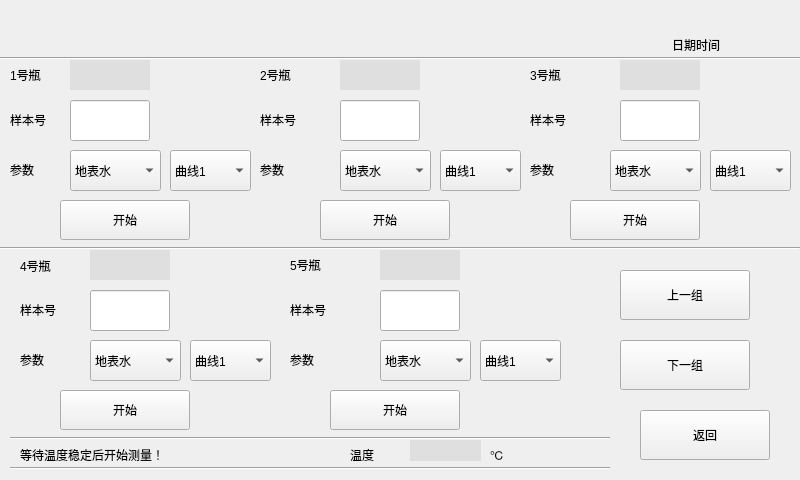
<?xml version="1.0" encoding="UTF-8"?>
<ui version="4.0">
 <class>Testing</class>
 <widget class="QWidget" name="Testing">
  <property name="geometry">
   <rect>
    <x>0</x>
    <y>0</y>
    <width>800</width>
    <height>480</height>
   </rect>
  </property>
  <property name="windowTitle">
   <string>Form</string>
  </property>
  <widget class="QLabel" name="leDataTime">
   <property name="geometry">
    <rect>
     <x>450</x>
     <y>30</y>
     <width>270</width>
     <height>30</height>
    </rect>
   </property>
   <property name="text">
    <string>日期时间</string>
   </property>
   <property name="alignment">
    <set>Qt::AlignRight|Qt::AlignTrailing|Qt::AlignVCenter</set>
   </property>
  </widget>
  <widget class="Line" name="line">
   <property name="geometry">
    <rect>
     <x>0</x>
     <y>50</y>
     <width>801</width>
     <height>16</height>
    </rect>
   </property>
   <property name="orientation">
    <enum>Qt::Horizontal</enum>
   </property>
  </widget>
  <widget class="QLabel" name="lbSampleText1">
   <property name="geometry">
    <rect>
     <x>10</x>
     <y>100</y>
     <width>50</width>
     <height>40</height>
    </rect>
   </property>
   <property name="text">
    <string>样本号</string>
   </property>
  </widget>
  <widget class="QLineEdit" name="leSampleNo1">
   <property name="geometry">
    <rect>
     <x>70</x>
     <y>100</y>
     <width>80</width>
     <height>41</height>
    </rect>
   </property>
   <property name="alignment">
    <set>Qt::AlignCenter</set>
   </property>
  </widget>
  <widget class="Line" name="line_2">
   <property name="geometry">
    <rect>
     <x>10</x>
     <y>430</y>
     <width>600</width>
     <height>16</height>
    </rect>
   </property>
   <property name="orientation">
    <enum>Qt::Horizontal</enum>
   </property>
  </widget>
  <widget class="Line" name="line_3">
   <property name="geometry">
    <rect>
     <x>10</x>
     <y>460</y>
     <width>600</width>
     <height>16</height>
    </rect>
   </property>
   <property name="orientation">
    <enum>Qt::Horizontal</enum>
   </property>
  </widget>
  <widget class="QPushButton" name="pbExit">
   <property name="geometry">
    <rect>
     <x>640</x>
     <y>410</y>
     <width>130</width>
     <height>50</height>
    </rect>
   </property>
   <property name="text">
    <string>返回</string>
   </property>
  </widget>
  <widget class="QLabel" name="lbLable">
   <property name="geometry">
    <rect>
     <x>20</x>
     <y>440</y>
     <width>300</width>
     <height>30</height>
    </rect>
   </property>
   <property name="text">
    <string>等待温度稳定后开始测量！</string>
   </property>
  </widget>
  <widget class="QLabel" name="lb_Bottle1">
   <property name="geometry">
    <rect>
     <x>10</x>
     <y>60</y>
     <width>50</width>
     <height>30</height>
    </rect>
   </property>
   <property name="text">
    <string>1号瓶</string>
   </property>
  </widget>
  <widget class="QLabel" name="lb_Bottle2">
   <property name="geometry">
    <rect>
     <x>260</x>
     <y>60</y>
     <width>50</width>
     <height>30</height>
    </rect>
   </property>
   <property name="text">
    <string>2号瓶</string>
   </property>
  </widget>
  <widget class="QLabel" name="lb_Bottle3">
   <property name="geometry">
    <rect>
     <x>530</x>
     <y>60</y>
     <width>50</width>
     <height>30</height>
    </rect>
   </property>
   <property name="text">
    <string>3号瓶</string>
   </property>
  </widget>
  <widget class="QLabel" name="lb_Bottle4">
   <property name="geometry">
    <rect>
     <x>20</x>
     <y>250</y>
     <width>51</width>
     <height>31</height>
    </rect>
   </property>
   <property name="text">
    <string>4号瓶</string>
   </property>
  </widget>
  <widget class="QLabel" name="lb_Bottle5">
   <property name="geometry">
    <rect>
     <x>290</x>
     <y>250</y>
     <width>50</width>
     <height>30</height>
    </rect>
   </property>
   <property name="text">
    <string>5号瓶</string>
   </property>
  </widget>
  <widget class="Line" name="line_4">
   <property name="geometry">
    <rect>
     <x>0</x>
     <y>240</y>
     <width>800</width>
     <height>16</height>
    </rect>
   </property>
   <property name="orientation">
    <enum>Qt::Horizontal</enum>
   </property>
  </widget>
  <widget class="QPushButton" name="pb_Bottle1">
   <property name="geometry">
    <rect>
     <x>60</x>
     <y>200</y>
     <width>130</width>
     <height>40</height>
    </rect>
   </property>
   <property name="text">
    <string>开始</string>
   </property>
  </widget>
  <widget class="QLabel" name="lb_Bottle1_St">
   <property name="geometry">
    <rect>
     <x>70</x>
     <y>60</y>
     <width>80</width>
     <height>30</height>
    </rect>
   </property>
   <property name="styleSheet">
    <string notr="true">background-color: rgb(223, 223, 223);</string>
   </property>
   <property name="text">
    <string/>
   </property>
   <property name="alignment">
    <set>Qt::AlignCenter</set>
   </property>
  </widget>
  <widget class="QPushButton" name="pb_Bottle2">
   <property name="geometry">
    <rect>
     <x>320</x>
     <y>200</y>
     <width>130</width>
     <height>40</height>
    </rect>
   </property>
   <property name="text">
    <string>开始</string>
   </property>
  </widget>
  <widget class="QLabel" name="lb_Bottle2_St">
   <property name="geometry">
    <rect>
     <x>340</x>
     <y>60</y>
     <width>80</width>
     <height>30</height>
    </rect>
   </property>
   <property name="styleSheet">
    <string notr="true">background-color: rgb(223, 223, 223);</string>
   </property>
   <property name="text">
    <string/>
   </property>
   <property name="alignment">
    <set>Qt::AlignCenter</set>
   </property>
  </widget>
  <widget class="QLabel" name="lbSampleText2">
   <property name="geometry">
    <rect>
     <x>260</x>
     <y>100</y>
     <width>50</width>
     <height>40</height>
    </rect>
   </property>
   <property name="text">
    <string>样本号</string>
   </property>
  </widget>
  <widget class="QLineEdit" name="leSampleNo2">
   <property name="geometry">
    <rect>
     <x>340</x>
     <y>100</y>
     <width>80</width>
     <height>41</height>
    </rect>
   </property>
   <property name="alignment">
    <set>Qt::AlignCenter</set>
   </property>
  </widget>
  <widget class="QPushButton" name="pb_Bottle3">
   <property name="geometry">
    <rect>
     <x>570</x>
     <y>200</y>
     <width>130</width>
     <height>40</height>
    </rect>
   </property>
   <property name="text">
    <string>开始</string>
   </property>
  </widget>
  <widget class="QLabel" name="lb_Bottle3_St">
   <property name="geometry">
    <rect>
     <x>620</x>
     <y>60</y>
     <width>80</width>
     <height>30</height>
    </rect>
   </property>
   <property name="styleSheet">
    <string notr="true">background-color: rgb(223, 223, 223);</string>
   </property>
   <property name="text">
    <string/>
   </property>
   <property name="alignment">
    <set>Qt::AlignCenter</set>
   </property>
  </widget>
  <widget class="QLabel" name="lbSampleText3">
   <property name="geometry">
    <rect>
     <x>530</x>
     <y>100</y>
     <width>50</width>
     <height>40</height>
    </rect>
   </property>
   <property name="text">
    <string>样本号</string>
   </property>
  </widget>
  <widget class="QLineEdit" name="leSampleNo3">
   <property name="geometry">
    <rect>
     <x>620</x>
     <y>100</y>
     <width>80</width>
     <height>41</height>
    </rect>
   </property>
   <property name="alignment">
    <set>Qt::AlignCenter</set>
   </property>
  </widget>
  <widget class="QPushButton" name="pb_Bottle4">
   <property name="geometry">
    <rect>
     <x>60</x>
     <y>390</y>
     <width>130</width>
     <height>40</height>
    </rect>
   </property>
   <property name="text">
    <string>开始</string>
   </property>
  </widget>
  <widget class="QLabel" name="lb_Bottle4_St">
   <property name="geometry">
    <rect>
     <x>90</x>
     <y>250</y>
     <width>80</width>
     <height>30</height>
    </rect>
   </property>
   <property name="styleSheet">
    <string notr="true">background-color: rgb(223, 223, 223);</string>
   </property>
   <property name="text">
    <string/>
   </property>
   <property name="alignment">
    <set>Qt::AlignCenter</set>
   </property>
  </widget>
  <widget class="QLabel" name="lbSampleText4">
   <property name="geometry">
    <rect>
     <x>20</x>
     <y>290</y>
     <width>50</width>
     <height>40</height>
    </rect>
   </property>
   <property name="text">
    <string>样本号</string>
   </property>
  </widget>
  <widget class="QLineEdit" name="leSampleNo4">
   <property name="geometry">
    <rect>
     <x>90</x>
     <y>290</y>
     <width>80</width>
     <height>41</height>
    </rect>
   </property>
   <property name="alignment">
    <set>Qt::AlignCenter</set>
   </property>
  </widget>
  <widget class="QPushButton" name="pb_Bottle5">
   <property name="geometry">
    <rect>
     <x>330</x>
     <y>390</y>
     <width>130</width>
     <height>40</height>
    </rect>
   </property>
   <property name="text">
    <string>开始</string>
   </property>
  </widget>
  <widget class="QLabel" name="lb_Bottle5_St">
   <property name="geometry">
    <rect>
     <x>380</x>
     <y>250</y>
     <width>80</width>
     <height>30</height>
    </rect>
   </property>
   <property name="styleSheet">
    <string notr="true">background-color: rgb(223, 223, 223);</string>
   </property>
   <property name="text">
    <string/>
   </property>
   <property name="alignment">
    <set>Qt::AlignCenter</set>
   </property>
  </widget>
  <widget class="QLabel" name="lbSampleText5">
   <property name="geometry">
    <rect>
     <x>290</x>
     <y>290</y>
     <width>50</width>
     <height>40</height>
    </rect>
   </property>
   <property name="text">
    <string>样本号</string>
   </property>
  </widget>
  <widget class="QLineEdit" name="leSampleNo5">
   <property name="geometry">
    <rect>
     <x>380</x>
     <y>290</y>
     <width>80</width>
     <height>41</height>
    </rect>
   </property>
   <property name="alignment">
    <set>Qt::AlignCenter</set>
   </property>
  </widget>
  <widget class="QPushButton" name="pb_Next">
   <property name="geometry">
    <rect>
     <x>620</x>
     <y>340</y>
     <width>130</width>
     <height>50</height>
    </rect>
   </property>
   <property name="text">
    <string>下一组</string>
   </property>
  </widget>
  <widget class="QLabel" name="lbTempDW1">
   <property name="geometry">
    <rect>
     <x>490</x>
     <y>440</y>
     <width>30</width>
     <height>30</height>
    </rect>
   </property>
   <property name="text">
    <string>℃</string>
   </property>
  </widget>
  <widget class="QLabel" name="lbTemp1">
   <property name="geometry">
    <rect>
     <x>350</x>
     <y>440</y>
     <width>60</width>
     <height>30</height>
    </rect>
   </property>
   <property name="text">
    <string>温度</string>
   </property>
  </widget>
  <widget class="QLabel" name="leTempDis">
   <property name="geometry">
    <rect>
     <x>410</x>
     <y>440</y>
     <width>71</width>
     <height>21</height>
    </rect>
   </property>
   <property name="styleSheet">
    <string notr="true">background-color: rgb(223, 223, 223);</string>
   </property>
   <property name="text">
    <string/>
   </property>
   <property name="alignment">
    <set>Qt::AlignCenter</set>
   </property>
  </widget>
  <widget class="QLabel" name="lb_Title">
   <property name="geometry">
    <rect>
     <x>200</x>
     <y>10</y>
     <width>400</width>
     <height>41</height>
    </rect>
   </property>
   <property name="text">
    <string/>
   </property>
   <property name="alignment">
    <set>Qt::AlignCenter</set>
   </property>
  </widget>
  <widget class="QPushButton" name="pb_Prev">
   <property name="geometry">
    <rect>
     <x>620</x>
     <y>270</y>
     <width>130</width>
     <height>50</height>
    </rect>
   </property>
   <property name="text">
    <string>上一组</string>
   </property>
  </widget>
  <widget class="QComboBox" name="Bottle1_ClassNo1">
   <property name="geometry">
    <rect>
     <x>170</x>
     <y>150</y>
     <width>81</width>
     <height>41</height>
    </rect>
   </property>
   <item>
    <property name="text">
     <string>曲线1</string>
    </property>
   </item>
   <item>
    <property name="text">
     <string>曲线2</string>
    </property>
   </item>
   <item>
    <property name="text">
     <string>曲线3</string>
    </property>
   </item>
   <item>
    <property name="text">
     <string>曲线4</string>
    </property>
   </item>
   <item>
    <property name="text">
     <string>曲线5</string>
    </property>
   </item>
   <item>
    <property name="text">
     <string>曲线6</string>
    </property>
   </item>
   <item>
    <property name="text">
     <string>曲线7</string>
    </property>
   </item>
   <item>
    <property name="text">
     <string>曲线8</string>
    </property>
   </item>
   <item>
    <property name="text">
     <string>曲线9</string>
    </property>
   </item>
   <item>
    <property name="text">
     <string>曲线10</string>
    </property>
   </item>
  </widget>
  <widget class="QLabel" name="lbParaChoose">
   <property name="geometry">
    <rect>
     <x>10</x>
     <y>150</y>
     <width>50</width>
     <height>40</height>
    </rect>
   </property>
   <property name="text">
    <string>参数</string>
   </property>
  </widget>
  <widget class="QLabel" name="lbParaChoose_2">
   <property name="geometry">
    <rect>
     <x>260</x>
     <y>150</y>
     <width>50</width>
     <height>40</height>
    </rect>
   </property>
   <property name="text">
    <string>参数</string>
   </property>
  </widget>
  <widget class="QComboBox" name="Bottle2_ClassNo1">
   <property name="geometry">
    <rect>
     <x>440</x>
     <y>150</y>
     <width>81</width>
     <height>41</height>
    </rect>
   </property>
   <item>
    <property name="text">
     <string>曲线1</string>
    </property>
   </item>
   <item>
    <property name="text">
     <string>曲线2</string>
    </property>
   </item>
   <item>
    <property name="text">
     <string>曲线3</string>
    </property>
   </item>
   <item>
    <property name="text">
     <string>曲线4</string>
    </property>
   </item>
   <item>
    <property name="text">
     <string>曲线5</string>
    </property>
   </item>
   <item>
    <property name="text">
     <string>曲线6</string>
    </property>
   </item>
   <item>
    <property name="text">
     <string>曲线7</string>
    </property>
   </item>
   <item>
    <property name="text">
     <string>曲线8</string>
    </property>
   </item>
   <item>
    <property name="text">
     <string>曲线9</string>
    </property>
   </item>
   <item>
    <property name="text">
     <string>曲线10</string>
    </property>
   </item>
  </widget>
  <widget class="QLabel" name="lbParaChoose_3">
   <property name="geometry">
    <rect>
     <x>530</x>
     <y>150</y>
     <width>50</width>
     <height>40</height>
    </rect>
   </property>
   <property name="text">
    <string>参数</string>
   </property>
  </widget>
  <widget class="QComboBox" name="Bottle3_ClassNo1">
   <property name="geometry">
    <rect>
     <x>710</x>
     <y>150</y>
     <width>81</width>
     <height>41</height>
    </rect>
   </property>
   <item>
    <property name="text">
     <string>曲线1</string>
    </property>
   </item>
   <item>
    <property name="text">
     <string>曲线2</string>
    </property>
   </item>
   <item>
    <property name="text">
     <string>曲线3</string>
    </property>
   </item>
   <item>
    <property name="text">
     <string>曲线4</string>
    </property>
   </item>
   <item>
    <property name="text">
     <string>曲线5</string>
    </property>
   </item>
   <item>
    <property name="text">
     <string>曲线6</string>
    </property>
   </item>
   <item>
    <property name="text">
     <string>曲线7</string>
    </property>
   </item>
   <item>
    <property name="text">
     <string>曲线8</string>
    </property>
   </item>
   <item>
    <property name="text">
     <string>曲线9</string>
    </property>
   </item>
   <item>
    <property name="text">
     <string>曲线10</string>
    </property>
   </item>
  </widget>
  <widget class="QLabel" name="lbParaChoose_4">
   <property name="geometry">
    <rect>
     <x>20</x>
     <y>340</y>
     <width>50</width>
     <height>40</height>
    </rect>
   </property>
   <property name="text">
    <string>参数</string>
   </property>
  </widget>
  <widget class="QLabel" name="lbParaChoose_5">
   <property name="geometry">
    <rect>
     <x>290</x>
     <y>340</y>
     <width>50</width>
     <height>40</height>
    </rect>
   </property>
   <property name="text">
    <string>参数</string>
   </property>
  </widget>
  <widget class="QComboBox" name="Bottle4_ClassNo1">
   <property name="geometry">
    <rect>
     <x>190</x>
     <y>340</y>
     <width>81</width>
     <height>41</height>
    </rect>
   </property>
   <item>
    <property name="text">
     <string>曲线1</string>
    </property>
   </item>
   <item>
    <property name="text">
     <string>曲线2</string>
    </property>
   </item>
   <item>
    <property name="text">
     <string>曲线3</string>
    </property>
   </item>
   <item>
    <property name="text">
     <string>曲线4</string>
    </property>
   </item>
   <item>
    <property name="text">
     <string>曲线5</string>
    </property>
   </item>
   <item>
    <property name="text">
     <string>曲线6</string>
    </property>
   </item>
   <item>
    <property name="text">
     <string>曲线7</string>
    </property>
   </item>
   <item>
    <property name="text">
     <string>曲线8</string>
    </property>
   </item>
   <item>
    <property name="text">
     <string>曲线9</string>
    </property>
   </item>
   <item>
    <property name="text">
     <string>曲线10</string>
    </property>
   </item>
  </widget>
  <widget class="QComboBox" name="Bottle5_ClassNo1">
   <property name="geometry">
    <rect>
     <x>480</x>
     <y>340</y>
     <width>81</width>
     <height>41</height>
    </rect>
   </property>
   <item>
    <property name="text">
     <string>曲线1</string>
    </property>
   </item>
   <item>
    <property name="text">
     <string>曲线2</string>
    </property>
   </item>
   <item>
    <property name="text">
     <string>曲线3</string>
    </property>
   </item>
   <item>
    <property name="text">
     <string>曲线4</string>
    </property>
   </item>
   <item>
    <property name="text">
     <string>曲线5</string>
    </property>
   </item>
   <item>
    <property name="text">
     <string>曲线6</string>
    </property>
   </item>
   <item>
    <property name="text">
     <string>曲线7</string>
    </property>
   </item>
   <item>
    <property name="text">
     <string>曲线8</string>
    </property>
   </item>
   <item>
    <property name="text">
     <string>曲线9</string>
    </property>
   </item>
   <item>
    <property name="text">
     <string>曲线10</string>
    </property>
   </item>
  </widget>
  <widget class="QComboBox" name="Bottle1ParaClass">
   <property name="geometry">
    <rect>
     <x>70</x>
     <y>150</y>
     <width>91</width>
     <height>41</height>
    </rect>
   </property>
   <item>
    <property name="text">
     <string>地表水</string>
    </property>
   </item>
   <item>
    <property name="text">
     <string>地下水</string>
    </property>
   </item>
   <item>
    <property name="text">
     <string>水源地</string>
    </property>
   </item>
   <item>
    <property name="text">
     <string>自来水</string>
    </property>
   </item>
   <item>
    <property name="text">
     <string>城市污水</string>
    </property>
   </item>
   <item>
    <property name="text">
     <string>垃圾渗透液</string>
    </property>
   </item>
   <item>
    <property name="text">
     <string>海水</string>
    </property>
   </item>
   <item>
    <property name="text">
     <string>游泳池水</string>
    </property>
   </item>
   <item>
    <property name="text">
     <string>自定义1</string>
    </property>
   </item>
   <item>
    <property name="text">
     <string>自定义2</string>
    </property>
   </item>
  </widget>
  <widget class="QComboBox" name="Bottle2ParaClass">
   <property name="geometry">
    <rect>
     <x>340</x>
     <y>150</y>
     <width>91</width>
     <height>41</height>
    </rect>
   </property>
   <item>
    <property name="text">
     <string>地表水</string>
    </property>
   </item>
   <item>
    <property name="text">
     <string>地下水</string>
    </property>
   </item>
   <item>
    <property name="text">
     <string>水源地</string>
    </property>
   </item>
   <item>
    <property name="text">
     <string>自来水</string>
    </property>
   </item>
   <item>
    <property name="text">
     <string>城市污水</string>
    </property>
   </item>
   <item>
    <property name="text">
     <string>垃圾渗透液</string>
    </property>
   </item>
   <item>
    <property name="text">
     <string>海水</string>
    </property>
   </item>
   <item>
    <property name="text">
     <string>游泳池水</string>
    </property>
   </item>
   <item>
    <property name="text">
     <string>自定义1</string>
    </property>
   </item>
   <item>
    <property name="text">
     <string>自定义2</string>
    </property>
   </item>
  </widget>
  <widget class="QComboBox" name="Bottle3ParaClass">
   <property name="geometry">
    <rect>
     <x>610</x>
     <y>150</y>
     <width>91</width>
     <height>41</height>
    </rect>
   </property>
   <item>
    <property name="text">
     <string>地表水</string>
    </property>
   </item>
   <item>
    <property name="text">
     <string>地下水</string>
    </property>
   </item>
   <item>
    <property name="text">
     <string>水源地</string>
    </property>
   </item>
   <item>
    <property name="text">
     <string>自来水</string>
    </property>
   </item>
   <item>
    <property name="text">
     <string>城市污水</string>
    </property>
   </item>
   <item>
    <property name="text">
     <string>垃圾渗透液</string>
    </property>
   </item>
   <item>
    <property name="text">
     <string>海水</string>
    </property>
   </item>
   <item>
    <property name="text">
     <string>游泳池水</string>
    </property>
   </item>
   <item>
    <property name="text">
     <string>自定义1</string>
    </property>
   </item>
   <item>
    <property name="text">
     <string>自定义2</string>
    </property>
   </item>
  </widget>
  <widget class="QComboBox" name="Bottle4ParaClass">
   <property name="geometry">
    <rect>
     <x>90</x>
     <y>340</y>
     <width>91</width>
     <height>41</height>
    </rect>
   </property>
   <item>
    <property name="text">
     <string>地表水</string>
    </property>
   </item>
   <item>
    <property name="text">
     <string>地下水</string>
    </property>
   </item>
   <item>
    <property name="text">
     <string>水源地</string>
    </property>
   </item>
   <item>
    <property name="text">
     <string>自来水</string>
    </property>
   </item>
   <item>
    <property name="text">
     <string>城市污水</string>
    </property>
   </item>
   <item>
    <property name="text">
     <string>垃圾渗透液</string>
    </property>
   </item>
   <item>
    <property name="text">
     <string>海水</string>
    </property>
   </item>
   <item>
    <property name="text">
     <string>游泳池水</string>
    </property>
   </item>
   <item>
    <property name="text">
     <string>自定义1</string>
    </property>
   </item>
   <item>
    <property name="text">
     <string>自定义2</string>
    </property>
   </item>
  </widget>
  <widget class="QComboBox" name="Bottle5ParaClass">
   <property name="geometry">
    <rect>
     <x>380</x>
     <y>340</y>
     <width>91</width>
     <height>41</height>
    </rect>
   </property>
   <item>
    <property name="text">
     <string>地表水</string>
    </property>
   </item>
   <item>
    <property name="text">
     <string>地下水</string>
    </property>
   </item>
   <item>
    <property name="text">
     <string>水源地</string>
    </property>
   </item>
   <item>
    <property name="text">
     <string>自来水</string>
    </property>
   </item>
   <item>
    <property name="text">
     <string>城市污水</string>
    </property>
   </item>
   <item>
    <property name="text">
     <string>垃圾渗透液</string>
    </property>
   </item>
   <item>
    <property name="text">
     <string>海水</string>
    </property>
   </item>
   <item>
    <property name="text">
     <string>游泳池水</string>
    </property>
   </item>
   <item>
    <property name="text">
     <string>自定义1</string>
    </property>
   </item>
   <item>
    <property name="text">
     <string>自定义2</string>
    </property>
   </item>
  </widget>
 </widget>
 <resources/>
 <connections/>
</ui>
